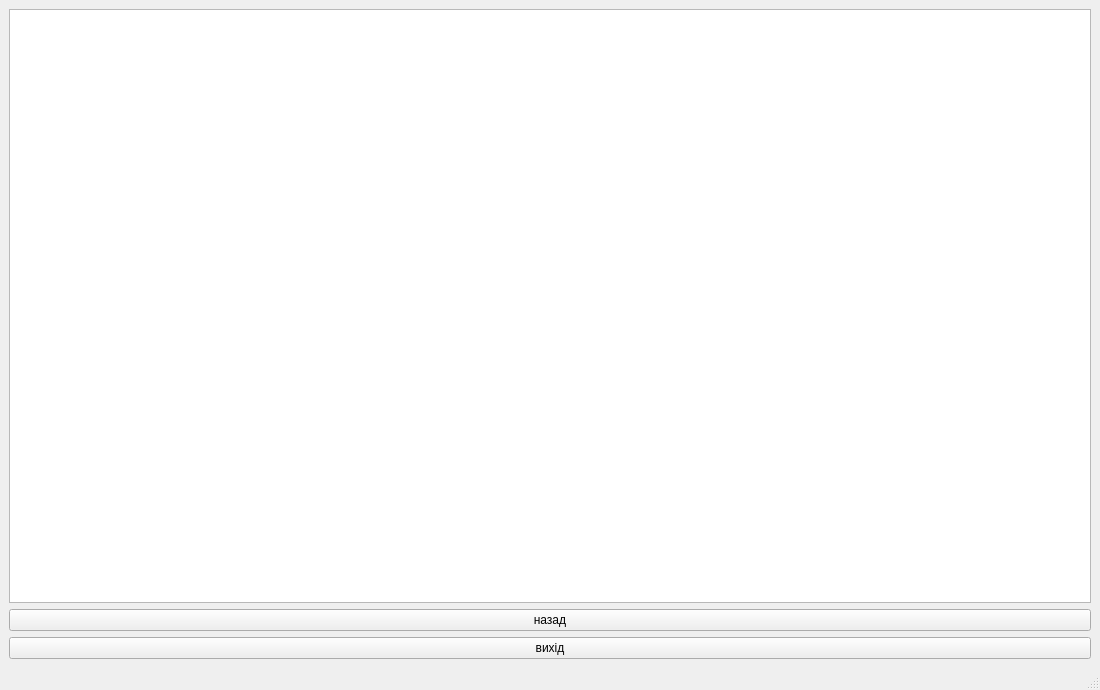
<?xml version="1.0" encoding="UTF-8"?>
<ui version="4.0">
 <class>MainWindow</class>
 <widget class="QMainWindow" name="MainWindow">
  <property name="geometry">
   <rect>
    <x>0</x>
    <y>0</y>
    <width>1100</width>
    <height>690</height>
   </rect>
  </property>
  <property name="windowTitle">
   <string>MainWindow</string>
  </property>
  <widget class="QWidget" name="centralwidget">
   <layout class="QGridLayout" name="gridLayout">
    <item row="0" column="0">
     <layout class="QGridLayout" name="gridLayout_2">
      <item row="3" column="0">
       <widget class="QPushButton" name="pushButton_2">
        <property name="styleSheet">
         <string notr="true">font: 12pt &quot;Times New Roman&quot;;</string>
        </property>
        <property name="text">
         <string>вихід</string>
        </property>
       </widget>
      </item>
      <item row="2" column="0">
       <widget class="QPushButton" name="pushButton">
        <property name="styleSheet">
         <string notr="true">font: 12pt &quot;Times New Roman&quot;;
</string>
        </property>
        <property name="text">
         <string>назад</string>
        </property>
       </widget>
      </item>
      <item row="1" column="0">
       <widget class="QTableWidget" name="tableWidget">
        <property name="enabled">
         <bool>true</bool>
        </property>
       </widget>
      </item>
     </layout>
    </item>
   </layout>
  </widget>
  <widget class="QStatusBar" name="statusbar"/>
 </widget>
 <resources/>
 <connections/>
</ui>
